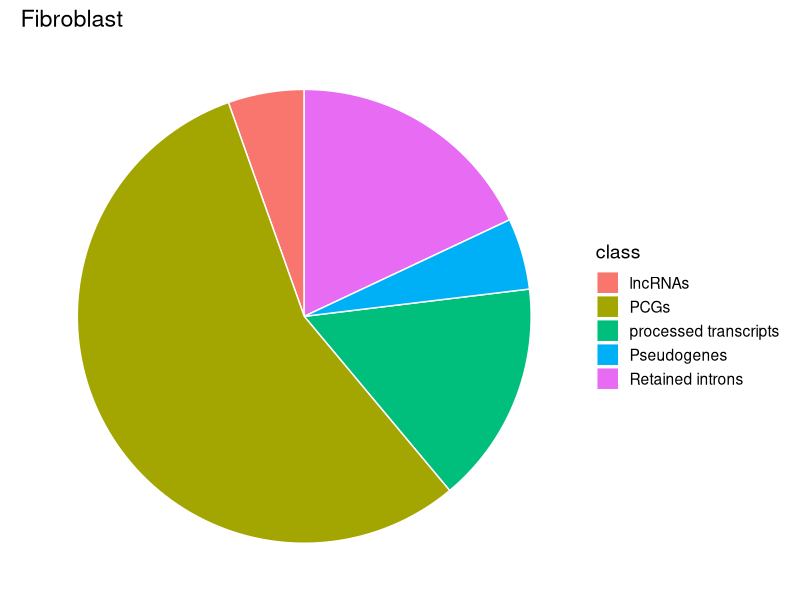
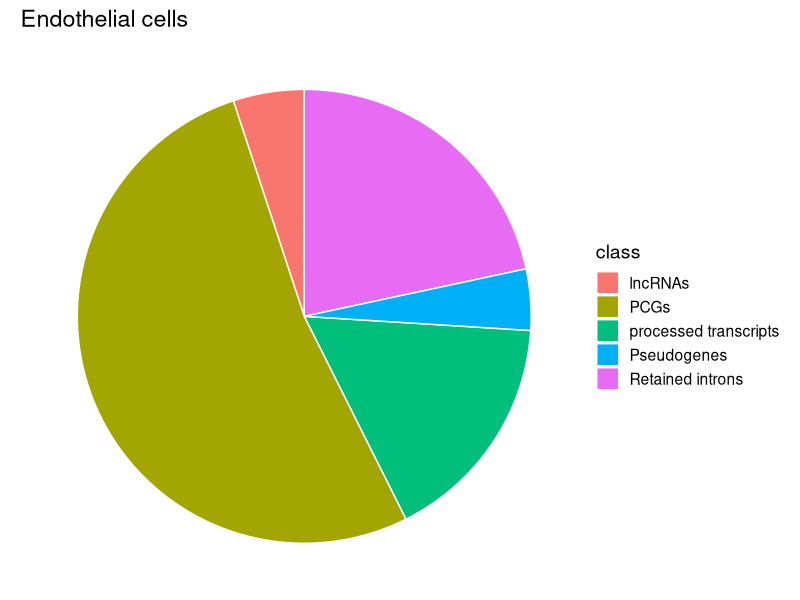
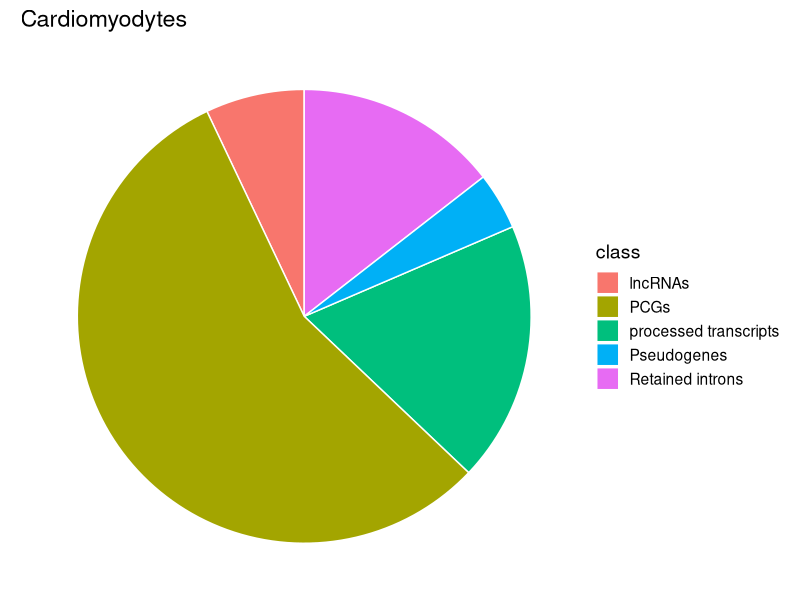
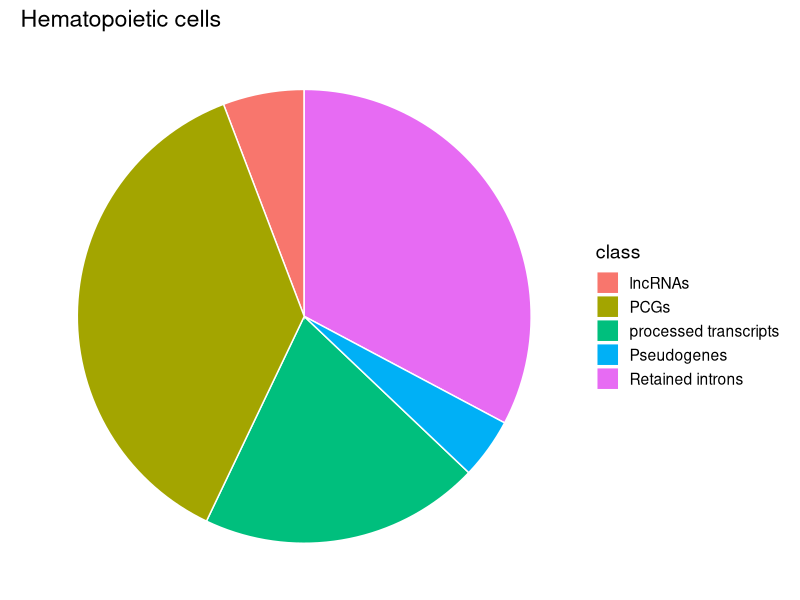
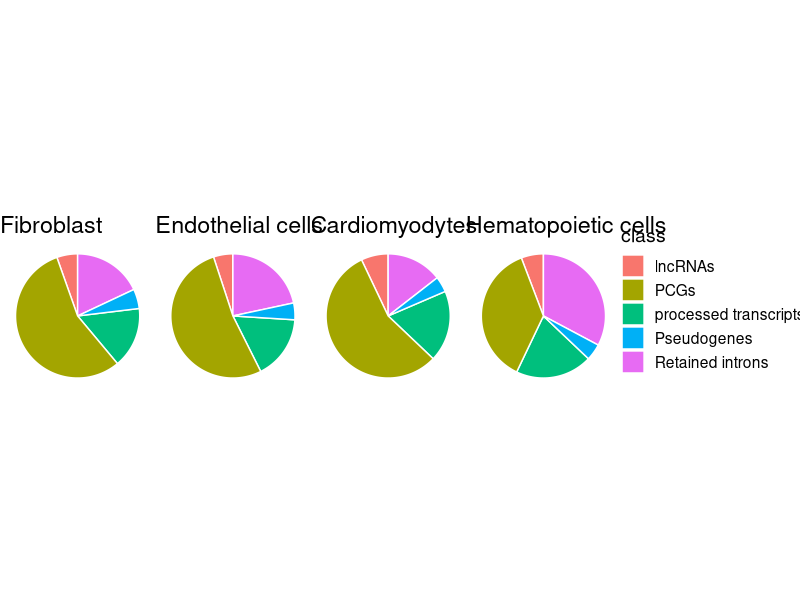
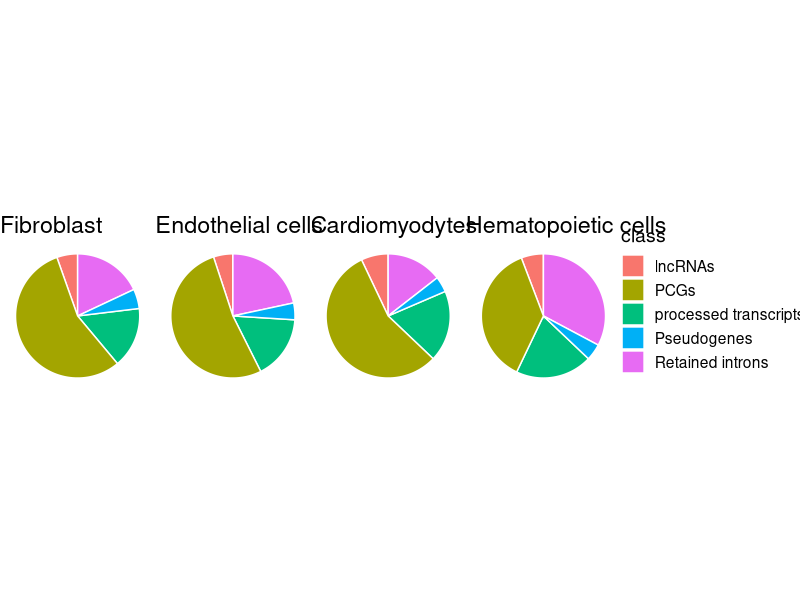

Write R code to recreate these figures, in order.
loadLibraries <-function() {
    
    suppressMessages(library(ggplot2))
    suppressMessages(library(viridis))
    # suppressMessages(library(hrbrthemes))
    library(ggrepel)
    library(readxl)
    library(ggplot2)
    library(tidyverse)
    cat("loaded libraries\n")   
    
}


plot_longRNA_disrtibution <- function(longRNA_FB, title, ct) {
    pc <- longRNA_FB %>% filter(biotype == "PC") %>% select(median) %>% as.list()
    val_pc <- median(pc$median)
    
    ri <- longRNA_FB %>% filter(biotype == "retained introns") %>% select(median) %>% as.list()
    val_ri <- median(ri$median)
    
    lnc <- longRNA_FB %>% filter(biotype == "lncRNAs") %>% select(median) %>% as.list()
    val_lnc <- median(lnc$median)
    
    pse <- longRNA_FB %>% filter(biotype == "pseudogenes") %>% select(median) %>% as.list()
    val_pse <- median(pse$median)
    
    pt <- longRNA_FB %>% filter(biotype == "processed transcripts") %>% select(median) %>% as.list()
    val_pt <- median(pt$median)
    
    s <- sum(median(pc$median), median(ri$median), median(lnc$median), median(pse$median), median(pt$median))
    
    datapiplot <- data.frame(
        class = c("PCGs", "Retained introns", "lncRNAs", "Pseudogenes", "processed transcripts"),
        n = c(median(pc$median), median(ri$median), median(lnc$median), median(pse$median), median(pt$median)),
        prop = c((val_pc/s)*100,(val_ri/s)*100, (val_lnc/s)*100, (val_pse/s)*100, (val_pt/s)*100)
    )
    
    print(datapiplot)
    colorBlindBlack8  <- c(#"#000000", 
                           "#E69F00", "#56B4E9", "#009E73", 
                           "#F0E442", "#0072B2"
                           #, "#D55E00", "#CC79A7"
                           )
    datapiplot <- datapiplot %>%
        arrange(desc(class)) %>%
        mutate(lab.ypos = cumsum(prop) - 0.5*prop)
    
    p <- ggplot(datapiplot, aes(x = "", y = prop, fill = class)) +
        geom_bar(width = 1, stat = "identity", color = "white") +
        coord_polar("y", start = 0)+
        geom_text(aes(y = lab.ypos, label=""
                      # label = format(round(prop, 1), nsmall = 1)
        ), 
        color = "black", 
        nudge_x = 0.0, 
        nudge_y = 5) +
        scale_colour_brewer(hcl.colors(5,"ArmyRose"))+      # colorBlindBlack8) +
        ggtitle(title) +
        theme_void(base_size = 14,
                   base_family = "Helvetica")
    
    print(p)        # see the plot in rstudio editor
    return(p)    
    
}

hcl.colors(5,"Green-Orange")
loadLibraries()
longRNA_FB1<- read_xlsx("./ncRNA_quantification_logs.xlsx", 
                       sheet = "FB", range = "A1:C37")
a <- plot_longRNA_disrtibution(longRNA_FB1, title="Fibroblast", ct="FB")
longRNA_EC<- read_xlsx("./ncRNA_quantification_logs.xlsx", 
                        sheet = "EC", range = "A1:C37")
b <- plot_longRNA_disrtibution(longRNA_EC, title="Endothelial cells", ct="EC")

longRNA_CM<- read_xlsx("./ncRNA_quantification_logs.xlsx", 
                       sheet = "CM_new", range = "A1:C37")
c <- plot_longRNA_disrtibution(longRNA_CM, title="Cardiomyodytes", ct="CM")

longRNA_HC <- read_xlsx("./ncRNA_quantification_logs.xlsx", 
                       sheet = "HC_new", range = "A1:C37")
d <- plot_longRNA_disrtibution(longRNA_HC, title="Hematopoietic cells", ct="HC")



ggpubr::ggarrange(
    a, b, c, d, #align='hv', # labels = c("b", "c", "d", "e"),    
    common.legend = TRUE, legend = "right",
    ncol = 4 , nrow = 1
)

ggsave(
    filename = paste0(paste0("./",
                             "AMI_longRNA_distribution.1.pdf")),
    # plot = last_plot(),  
    width=9.38, height=3.96
)







